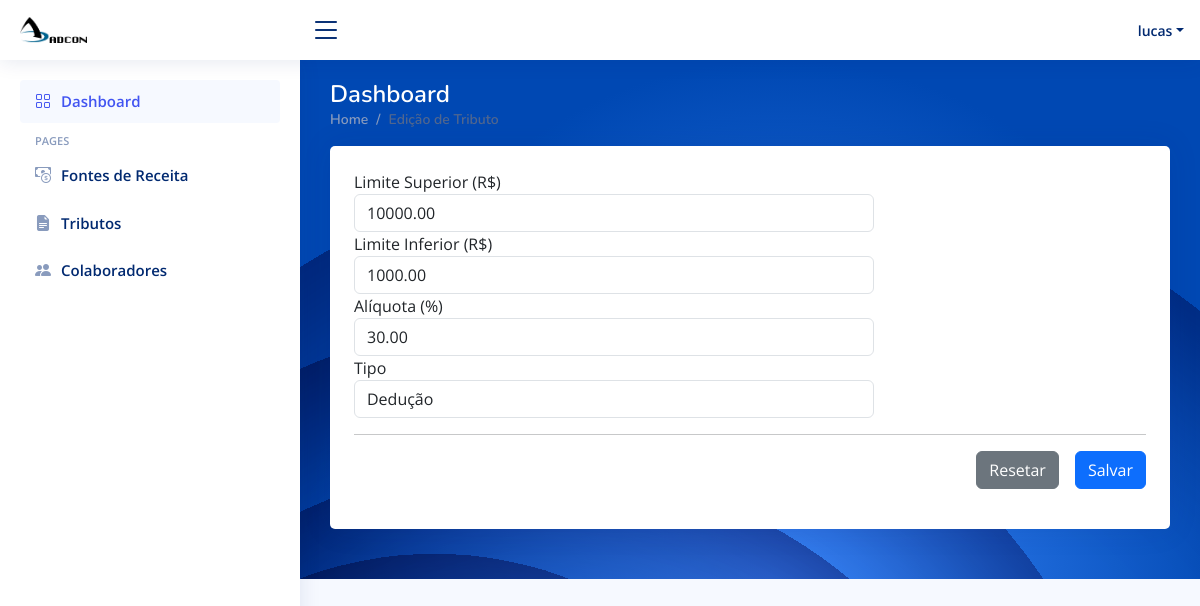
/criterios/4/update/11/ (signed in), run on the app's committed database.
### app/models.py (models this page shows)
class Criterios(models.Model):
    id_aliquotas = models.AutoField(primary_key=True)
    deducao_imposto = models.CharField(max_length=100, blank=True, null=True)
    limite_superior = models.DecimalField(max_digits=10, decimal_places=2, blank=True, null=True)
    limite_inferior = models.DecimalField(max_digits=10, decimal_places=2, blank=True, null=True)
    aliquota = models.DecimalField(max_digits=10, decimal_places=2)

### app/views.py (the view, shortened to what this page needs)
# urls.py: path('criterios/<int:tributo_id>/update/<int:criterio_id>/', views.editar_criterio, name='update_criterio'),
@login_required(login_url='/')
def editar_criterio(request, tributo_id, criterio_id):
    tributo = get_object_or_404(Tributo, id_tributo=tributo_id)
    criterio = get_object_or_404(Criterios, id_aliquotas=criterio_id)
    return render(request, 'frontend/editar_criterio.html', {
        'tributo': tributo,
        'criterio': criterio
    })

### app/templates/frontend/editar_criterio.html (shortened to what this page needs)
<html lang="en">
{% load static %}
<head>
  <link href="{% static "vendor/bootstrap/css/bootstrap.min.css" %}" rel="stylesheet">
  <link href="{% static "vendor/bootstrap-icons/bootstrap-icons.css" %}" rel="stylesheet">
  <link href="{% static "vendor/boxicons/css/boxicons.min.css" %}" rel="stylesheet">
  <link href="{% static "vendor/quill/quill.snow.css" %}" rel="stylesheet">
  <link href="{% static "vendor/quill/quill.bubble.css" %}" rel="stylesheet">
  <link href="{% static "vendor/remixicon/remixicon.css" %}" rel="stylesheet">
  <link href="{% static "vendor/simple-datatables/style.css" %}" rel="stylesheet">
  <link href="{% static "css/style.css" %}" rel="stylesheet">
</head>
<body>
  <header id="header" class="header fixed-top d-flex align-items-center">
    <div class="d-flex align-items-center justify-content-between">
      <a href="{% url 'index' %}" class="logo d-flex align-items-center">
        <img src="{% static "img/logo.png" %}" alt="">
      </a>
      <i class="bi bi-list toggle-sidebar-btn"></i>
    </div>
    <nav class="header-nav ms-auto">
      <ul class="d-flex align-items-center">
        <li class="nav-item dropdown pe-3">
          <a class="nav-link nav-profile d-flex align-items-center pe-0" href="#" data-bs-toggle="dropdown">
            <span class="d-none d-md-block dropdown-toggle ps-2">{{user.username}}</span>
          </a>
        </li>
      </ul>
    </nav>
  </header>
  <aside id="sidebar" class="sidebar">
    <ul class="sidebar-nav" id="sidebar-nav">
      <li class="nav-item">
        <a class="nav-link " href="{% url 'index' %}">
          <i class="bi bi-grid"></i>
          <span>Dashboard</span>
        </a>
      </li>
      <li class="nav-heading">Pages</li>
      <li class="nav-item">
        <a class="nav-link collapsed" href="{% url 'fontes_receitas' %}">
          <i class="bi bi-cash-coin"></i>
          <span>Fontes de Receita</span>
        </a>
      </li>
      <li class="nav-item">
        <a class="nav-link collapsed" href="{% url 'tributos' %}">
          <i class="bi bi-file-earmark-text-fill"></i>
          <span>Tributos</span>
        </a>
      </li>
      <li class="nav-item">
        <a class="nav-link collapsed" href={% url 'colaboradores' %}>
          <i class="bi bi-people-fill"></i>
          <span>Colaboradores</span>
        </a>
      </li>
    </ul>
  </aside>
  <main id="main" class="main" style="background-image: url('{% static "img/graphic-side.svg" %}')">
    <div class="pagetitle">
      <h1 class="text-white">Dashboard</h1>
      <nav>
        <ol class="breadcrumb">
          <li class="breadcrumb-item"><a href="index">Home</a></li>
          <li class="breadcrumb-item active">Edição de Tributo</li>
        </ol>
      </nav>
    </div>
    <section class="section dashboard">
    <div class="card">
        <div class="card-body p-4">
            <form action="{% url 'update_criterio' tributo_id=tributo.id_tributo criterio_id=criterio.id_aliquotas %}" method="POST"> {% csrf_token %}
                  <div class="row">
                    <div class="col-md-8">
                      <div class="form-group">
                        <label for="nomeEmpresa">Limite Superior (R$)</label>
                        <input type="number" class="form-control" name="limite_superior" value="{{ criterio.limite_superior }}">
                      </div>
                    </div>
                  </div>
                  <div class="row">
                    <div class="col-md-8">
                      <div class="form-group">
                        <label for="nomeEmpresa">Limite Inferior (R$)</label>
                        <input type="number" class="form-control" name="limite_inferior" value="{{ criterio.limite_inferior }}">
                      </div>
                    </div>
                  </div>
                  <div class="row">
                    <div class="col-md-8">
                      <div class="form-group">
                        <label for="nomeEmpresa">Alíquota (%)</label>
                        <input type="number" class="form-control" name="aliquota" value="{{ criterio.aliquota }}">
                      </div>
                    </div>
                  </div>
                  <div class="row">
                    <div class="col-md-8">
                      <div class="form-group">
                        <label for="nomeEmpresa">Tipo</label>
                        <select class="form-control" id="regimeApuracao0" name="deducao_imposto" data-value="{{ criterio.deducao_imposto }}">
                          <option value="deducao">Dedução</option>
                        </select>
                      </div>
                    </div>
                  </div><hr>
                    <div class="modal-footer">
                     <button type="reset" class="btn btn-secondary mx-3" data-dismiss="modal">Resetar</button>
                     <button type="submit" class="btn btn-primary" id="salvarEmpresa">Salvar</button>
                    </div>
                </form>
        </div>
    </div>
    </section>
  </main>
</body>
</html>

### app/static/css/style.css (style rules this page uses)
:root { scroll-behavior: smooth; }
body { font-family: "Open Sans", sans-serif; background: #f6f9ff; color: #444444; }
a { color: #4154f1; text-decoration: none; }
h1, h2, h3, h4, h5, h6 { font-family: "Nunito", sans-serif; }
#main { margin-top: 60px; padding: 20px 30px; transition: all 0.3s; }
.pagetitle { margin-bottom: 10px; }
.pagetitle h1 { font-size: 24px; margin-bottom: 0; font-weight: 600; color: #012970; }
.card { margin-bottom: 30px; border: none; border-radius: 5px; box-shadow: 0px 0 30px rgba(1, 41, 112, 0.1); }
.card-body { padding: 0 20px 20px 20px; }
.breadcrumb { font-size: 14px; font-family: "Nunito", sans-serif; color: #899bbd; font-weight: 600; }
.breadcrumb a { color: #899bbd; transition: 0.3s; }
.breadcrumb .breadcrumb-item::before { color: #899bbd; }
.breadcrumb .active { color: #51678f; font-weight: 600; }
.logo { line-height: 1; }
@media (min-width: 1200px) { .logo { width: 280px; } }
.logo img { max-height: 26px; margin-right: 6px; }
.header { transition: all 0.5s; z-index: 997; height: 60px; box-shadow: 0px 2px 20px rgba(1, 41, 112, 0.1); background-color: #fff; padding-left: 20px; }
.header .toggle-sidebar-btn { font-size: 32px; padding-left: 10px; cursor: pointer; color: #012970; }
.header-nav ul { list-style: none; }
.header-nav>ul { margin: 0; padding: 0; }
.header-nav .nav-profile { color: #012970; }
.header-nav .nav-profile span { font-size: 14px; font-weight: 600; }
.sidebar { position: fixed; top: 60px; left: 0; bottom: 0; width: 300px; z-index: 996; transition: all 0.3s; padding: 20px; overflow-y: auto; scrollbar-width: thin; scrollbar-color: #aab7cf transparent; box-shadow: 0px 0px 20px rgba(1, 41, 112, 0.1); background-color: #fff; }
@media (min-width: 1200px) { #main, #footer { margin-left: 300px; } }
.sidebar-nav { padding: 0; margin: 0; list-style: none; }
.sidebar-nav li { padding: 0; margin: 0; list-style: none; }
.sidebar-nav .nav-item { margin-bottom: 5px; }
.sidebar-nav .nav-heading { font-size: 11px; text-transform: uppercase; color: #899bbd; font-weight: 600; margin: 10px 0 5px 15px; }
.sidebar-nav .nav-link { display: flex; align-items: center; font-size: 15px; font-weight: 600; color: #4154f1; transition: 0.3; background: #f6f9ff; padding: 10px 15px; border-radius: 4px; }
.sidebar-nav .nav-link i { font-size: 16px; margin-right: 10px; color: #4154f1; }
.sidebar-nav .nav-link.collapsed { color: #012970; background: #fff; }
.sidebar-nav .nav-link.collapsed i { color: #899bbd; }

### data on the page
Criterios: limite_superior "10000.00", limite_inferior "1000.00", aliquota "30.00", deducao_imposto "Dedução"

### other printed values
{{ user.username }} "lucas"
